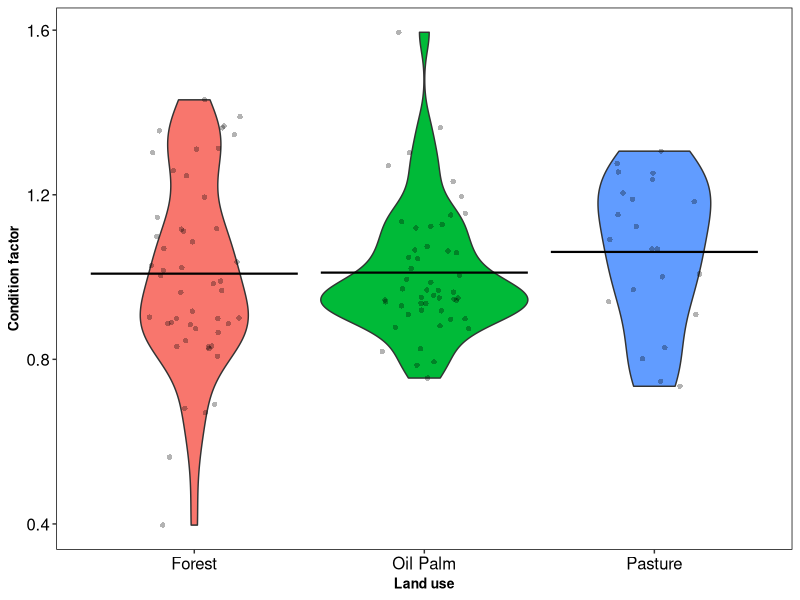
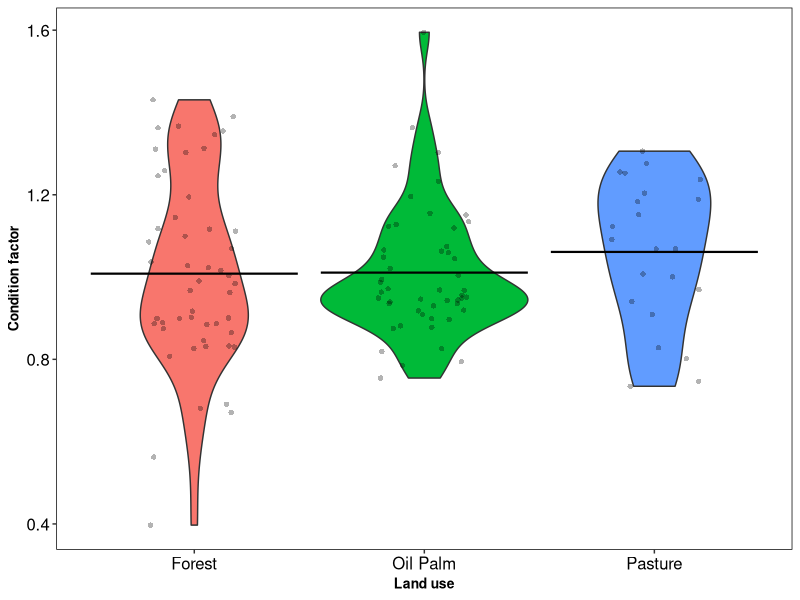

R code for these plots, in order:
#### Loading packages and data ####
library(ggplot2)
size<-read.table("data/size.txt",header=T)

# Calculating Length-Weight relationship and the Condition Factor #
eq<-lm(log(size$P.T)~log(size$C.T/10))
k<-size$P.T/(exp(eq$coefficients[1])*(size$C.T/10)^eq$coefficients[2])
k_forest<-k[which(size$Treatment=="FLORESTA")]
k_palm<-k[which(size$Treatment=="PALMA")]
k_pasture<-k[which(size$Treatment=="PASTO")]
all_data<-as.data.frame(cbind(size$Treatment,k))
colnames(all_data)<-c("Treatment","k")
all_data$k<-as.numeric(all_data$k)
anova<-aov(k~Treatment,data=all_data)
summary(anova)

# Plotting the condition factor #
ggplot(aes(x=Treatment,y=k),data=all_data)+
  geom_violin(aes(fill=Treatment))+
  geom_jitter(alpha=0.3,shape=16, position=position_jitter(0.2))+
  stat_summary(fun=mean, geom="crossbar",size=0.3)+
  ylab("Condition factor")+  xlab("Land use")+
  scale_x_discrete(labels = c('Forest','Oil Palm','Pasture'))+
  theme(legend.position="none",
        panel.background = element_rect(fill = "white", colour = "black", size = 0.5), # opcoes graficas
        panel.grid.major = element_line(colour = NA),
        panel.grid.minor = element_line(colour = NA),
        axis.text = element_text(colour = "black", size = 12),
        axis.title = element_text(colour = "black", size = 10, face = "bold"),
        legend.title = element_blank(),
        legend.background = element_rect(fill = "white"),
        legend.text = element_text(face = "bold", colour = "black", size = 8))
ggsave(filename="figures/Figure 5.tiff",dpi=600,unit=c("cm"),width=15,height=15,compression = "lzw")
